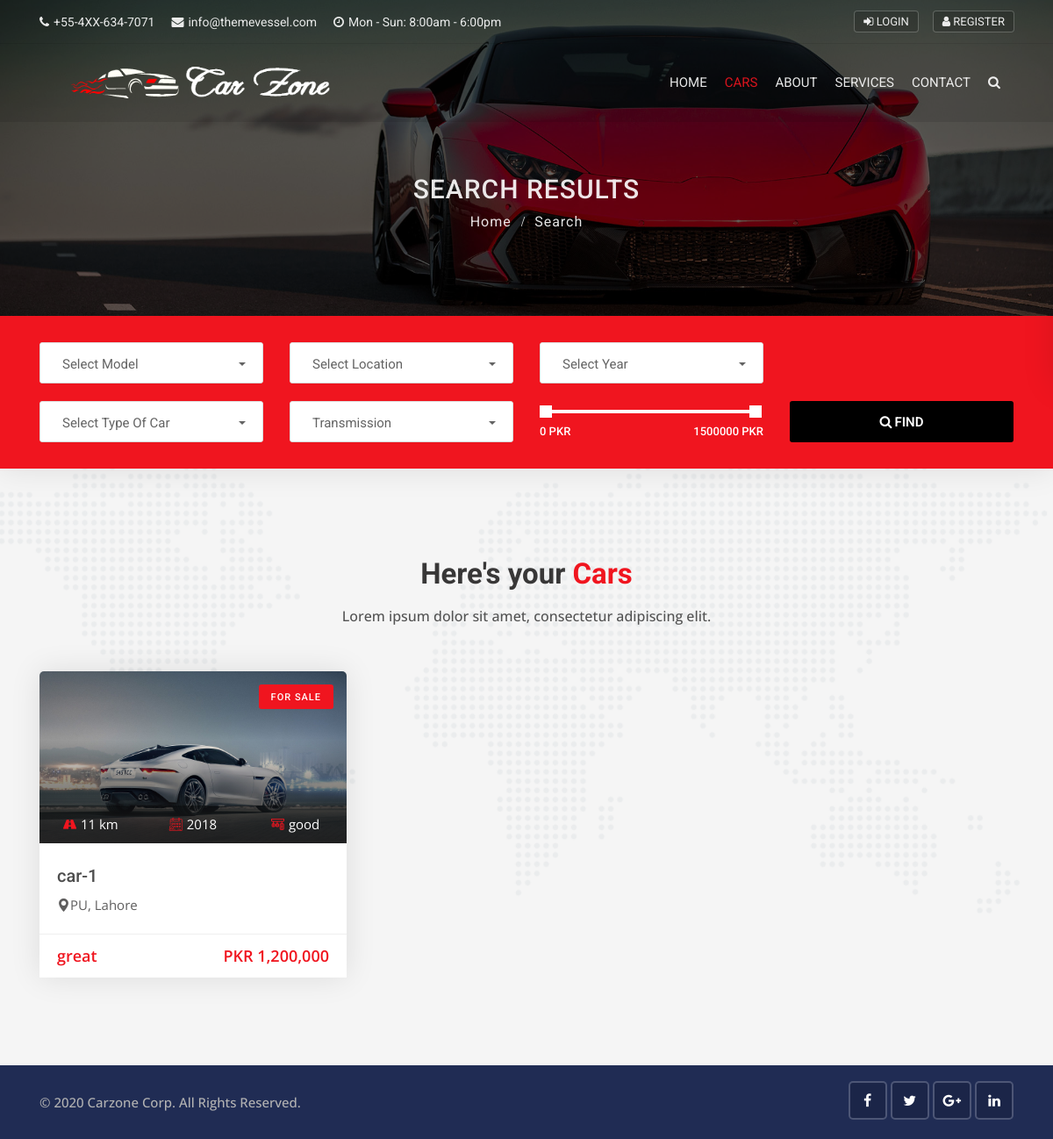
Page /cars/search on the committed database.
### cars/models.py (models this page shows, shortened)
class Car(models.Model):
    state_choice=(
        ('PU','Punjab'),
        ('KPK','Khyber Pukhtunkhwa'),
        ('BL','Balochistan'),
        ('SN','Sindh'),
        ('FD','Federal Territory'),
    )
    year_choice=[]
    for r in range(2000,(datetime.now().year+1)):
        year_choice.append((r,r))
    FEATURES_CHOICES=(
        ('Cruise Control','Cruise Control'),
        ('Audio Interface','Audio Interface'),
        ('Airbags','Airbags'),
        ('Air Conditioning','Air Conditioning'),
        ('Seat Heating','Seat Heating'),
        ('Alarm System','Alarm System'),
        ('PakAssist','PakAssist'),
        ('Power Steering','Power Steering'),
        ('Reersing Camera','Reersing Camera'),
        ('Direct Fuel Injection','Direct Fuel Injection'),
        ('Auto Start/Stop','Auto Start/Stop'),
        ('Wind Deflector','Wind Deflector'),
        ('Bluetooth Handset','Bluetooth Handset'),
    )
    door_choices=(
        ('2','2'),
        ('3','3'),
        ('4','4'),
        ('5','5'),
        ('6','6'),
    )
    car_title=models.CharField(max_length=255)
    state=models.CharField(choices=state_choice,max_length=100)
    city=models.CharField(max_length=100)
    color=models.CharField(max_length=100)
    model=models.CharField(max_length=100)
    year=models.IntegerField('year',choices=year_choice)
    condition=models.CharField(max_length=100)
    price=models.IntegerField(default=0)
    description=RichTextField()
    car_photo=models.ImageField(upload_to='photos/%Y/%m/%d/')
    car_photo1=models.ImageField(upload_to='photos/%Y/%m/%d/',blank=True)
    car_photo2=models.ImageField(upload_to='photos/%Y/%m/%d/',blank=True)
    car_photo3=models.ImageField(upload_to='photos/%Y/%m/%d/',blank=True)
    car_photo4=models.ImageField(upload_to='photos/%Y/%m/%d/',blank=True)
    features = MultiSelectField(choices=FEATURES_CHOICES, max_length=100)
    body_style=models.CharField(max_length=100)
    engine=models.CharField(max_length=100)
    transmission=models.CharField(max_length=100)
    interior=models.CharField(max_length=100)
    miles=models.IntegerField(default=0)
    doors=models.CharField(choices=door_choices,max_length=100)
    passengers=models.CharField(max_length=100)
    vin_no=models.CharField(max_length=100)
    milage=models.IntegerField(default=0)
    fuel_type=models.CharField(max_length=100)
    no_of_owners=models.CharField(max_length=100)
    is_featured=models.BooleanField(default=False)
    created_date=models.DateTimeField(default=datetime.now,blank=True)

### cars/views.py (the view)
# urls.py: path('search',views.SearchPage,name='search'),
def SearchPage(request):
    search=Car.objects.order_by('-created_date')
    model_search=Car.objects.values_list('model',flat=True).distinct()
    city_search=Car.objects.values_list('city',flat=True).distinct()
    year_search=Car.objects.values_list('year',flat=True).distinct()
    body_style_search=Car.objects.values_list('body_style',flat=True).distinct()
    transmission_search=Car.objects.values_list('transmission',flat=True).distinct()
    if 'keyword' in request.GET:
        keyword=request.GET['keyword']
        if keyword:
            search=search.filter(description__icontains=keyword)
    if 'model' in request.GET:
        model=request.GET['model']
        if model:
            search=search.filter(model__iexact=model)
    if 'city' in request.GET:
        city=request.GET['city']
        if city:
            search=search.filter(city__iexact=city)
    if 'year' in request.GET:
        year=request.GET['year']
        if year:
            search=search.filter(year__iexact=year)
    if 'body_style' in request.GET:
        body_style=request.GET['body_style']
        if body_style:
            search=search.filter(body_style__iexact=body_style)
    if 'min_price' in request.GET:
        min_price=request.GET['min_price']
        max_price=request.GET['max_price']
        if max_price:
            search=search.filter(price__gte=min_price, price__lte=max_price)
    data={
        'search':search,
        'model_search':model_search,
        'city_search':city_search,
        'year_search':year_search,
        'body_style_search':body_style_search,
        'transmission_search':transmission_search,
    }
    return render(request,'cars/search.html',data)

### templates/cars/search.html (shortened to what this page needs)
{% extends 'base.html' %}
{% load humanize %}
{% block content %}
{% load static %}
<div class="sub-banner overview-bgi">
    <div class="container breadcrumb-area">
        <div class="breadcrumb-areas">
            <h1>Search Results</h1>
            <ul class="breadcrumbs">
                <li><a href="{% url 'home' %}">Home</a></li>
                <li class="active">Search</li>
            </ul>
        </div>
    </div>
</div>
<div class="search-box-3 sb-7 bg-active">
    <div class="container">
        <div class="search-area-inner">
            <div class="search-contents">
                <form method="GET" action="{% url 'search' %}">
                    <div class="row">
                        <div class="col-lg-3 col-md-6 col-sm-6 col-6">
                            <div class="form-group">
                                <select class="selectpicker search-fields" name="mode">
                                    <option disabled="disabled" selected="selected">Select Model</option>
                                </select>
                            </div>
                        </div>
                        <div class="col-lg-3 col-md-6 col-sm-6 col-6">
                            <div class="form-group">
                                <select class="selectpicker search-fields" name="city">
                                    <option disabled="disabled" selected="selected">Select Location</option>
                                </select>
                            </div>
                        </div>
                        <div class="col-lg-3 col-md-6 col-sm-6 col-6">
                            <div class="form-group">
                                <select class="selectpicker search-fields" name="year">
                                    <option disabled="disabled" selected="selected">Select Year</option>
                                </select>
                            </div>
                        </div>
                    </div>
                    <div class="row">
                        <div class="col-lg-3 col-md-6 col-sm-6 col-6">
                            <div class="form-group">
                                <select class="selectpicker search-fields" name="body_style">
                                    <option disabled="disabled" selected="selected">Select Type Of Car</option>
                                </select>
                            </div>
                        </div>
                        <div class="col-lg-3 col-md-6 col-sm-6 col-6">
                            <div class="form-group">
                                <select class="selectpicker search-fields" name="transmission">
                                    <option disabled="disabled" selected="selected">Transmission</option>
                                </select>
                            </div>
                        </div>
                        <div class="col-lg-3 col-md-6 col-sm-6 col-6">
                            <div class="form-group">
                                <div class="range-slider">
                                    <div data-min="0" data-max="1500000" data-unit="PKR" data-min-name="min_price" data-max-name="max_price" class="range-slider-ui ui-slider" aria-disabled="false"></div>
                                </div>
                            </div>
                        </div>
                        <div class="col-lg-3 col-md-6 col-sm-6 col-6">
                            <div class="form-group">
                                <button class="btn btn-block button-theme btn-md">
                                    <i class="fa fa-search"></i>Find
                                </button>
                            </div>
                        </div>
                    </div>
                </form>
            </div>
        </div>
    </div>
</div>
<div class="featured-car content-area">
    <div class="container">
        <div class="main-title">
            <h1>Here's your <span>Cars</span></h1>
            <p>Lorem ipsum dolor sit amet, consectetur adipiscing elit.</p>
        </div>
        <div class="row">
        {% for car in search %}
            <div class="col-lg-4 col-md-6">
                <div class="car-box">
                    <div class="car-thumbnail">
                        <a href="car-details.html" class="car-img">
                            <div class="tag">For Sale</div>
                            <img class="d-block w-100" src="{{car.car_photo.url}}" alt="car">
                            <div class="facilities-list clearfix">
                                <ul>
                                    <li>
                                        <span><i class="flaticon-way"></i></span>{{car.milage | intcomma}} km
                                    </li>
                                    <li>
                                        <span><i class="flaticon-calendar-1"></i></span>{{car.year}}
                                    </li>
                                    <li>
                                        <span><i class="flaticon-manual-transmission"></i></span>{{car.transmission}}
                                    </li>
                                </ul>
                            </div>
                        </a>
                    </div>
                    <div class="detail">
                        <h1 class="title">
                            <a href="car-details.html">{{car.car_title}}</a>
                        </h1>
                        <div class="location">
                            <a href="car-details.html">
                                <i class="flaticon-pin"></i>{{car.state}}, {{car.city}}
                            </a>
                        </div>
                    </div>
                    <div class="footer clearfix">
                        <div class="pull-left ratings days">
                            <p class="cartype">{{car.body_style}}</p>
                        </div>
                        <div class="pull-right">
                            <p class="price">PKR {{car.price | intcomma}}</p>
                        </div>
                    </div>
                </div>
            </div>
        {% endfor %}
        </div>
    </div>
</div>
{% endblock %}

### pkwheel/static/css/skins/red.css (style rules this page uses)
.button-theme { background:#f0151f; }
.car-box .facilities-list li span i { color: #f0151f; }
.main-title h1 span { color:#f0151f; }
.tag { background:#f0151f; }
.car-box .footer .price { color:#f0151f; }
.bg-active { background: #f0151f; color: #fff!important; }

### rows in the picture
Car: car_photo (picture), milage "11", year "2018", transmission "good", car_title "car-1", state "PU", city "Lahore", body_style "great", price "1,200,000"
